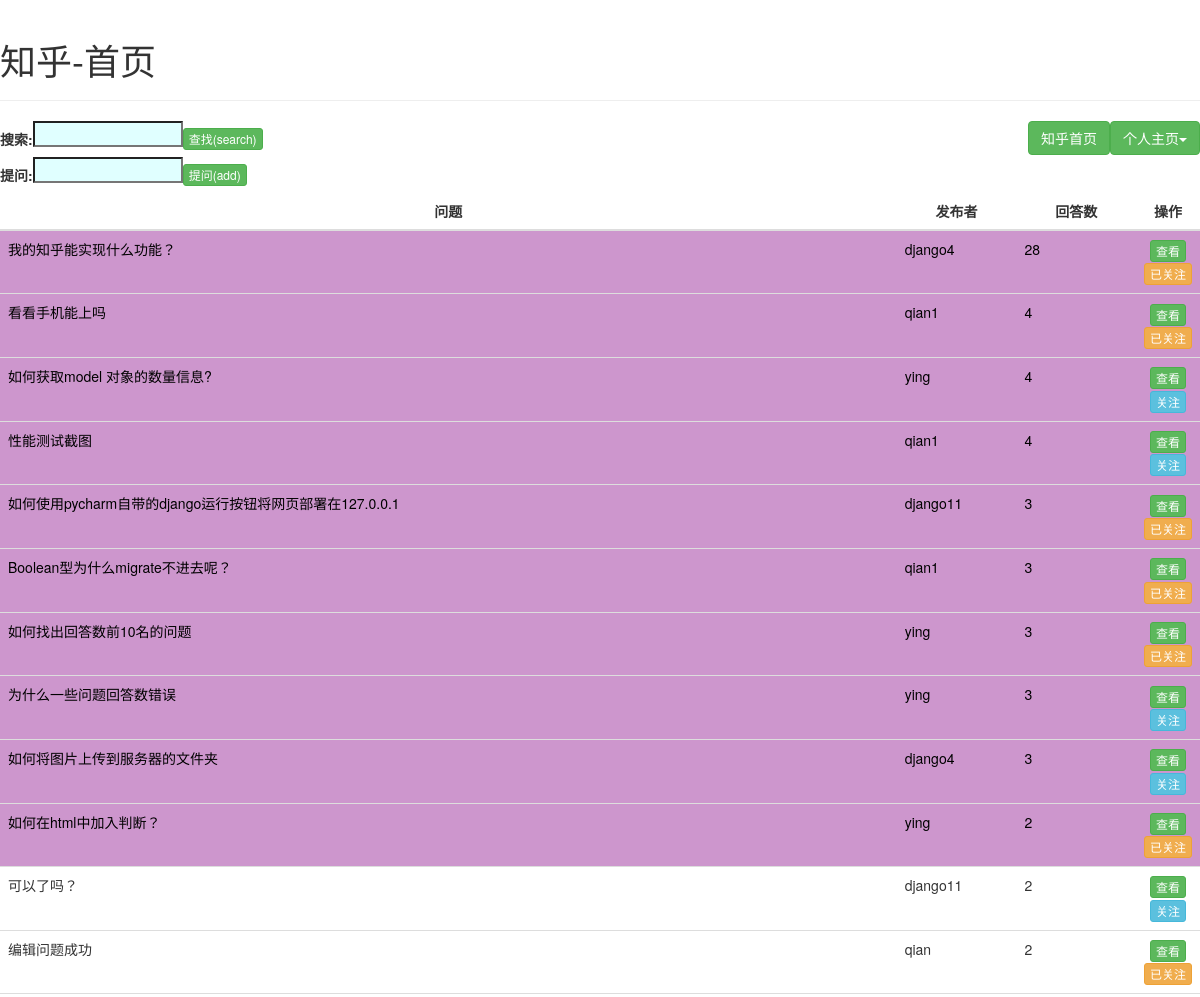
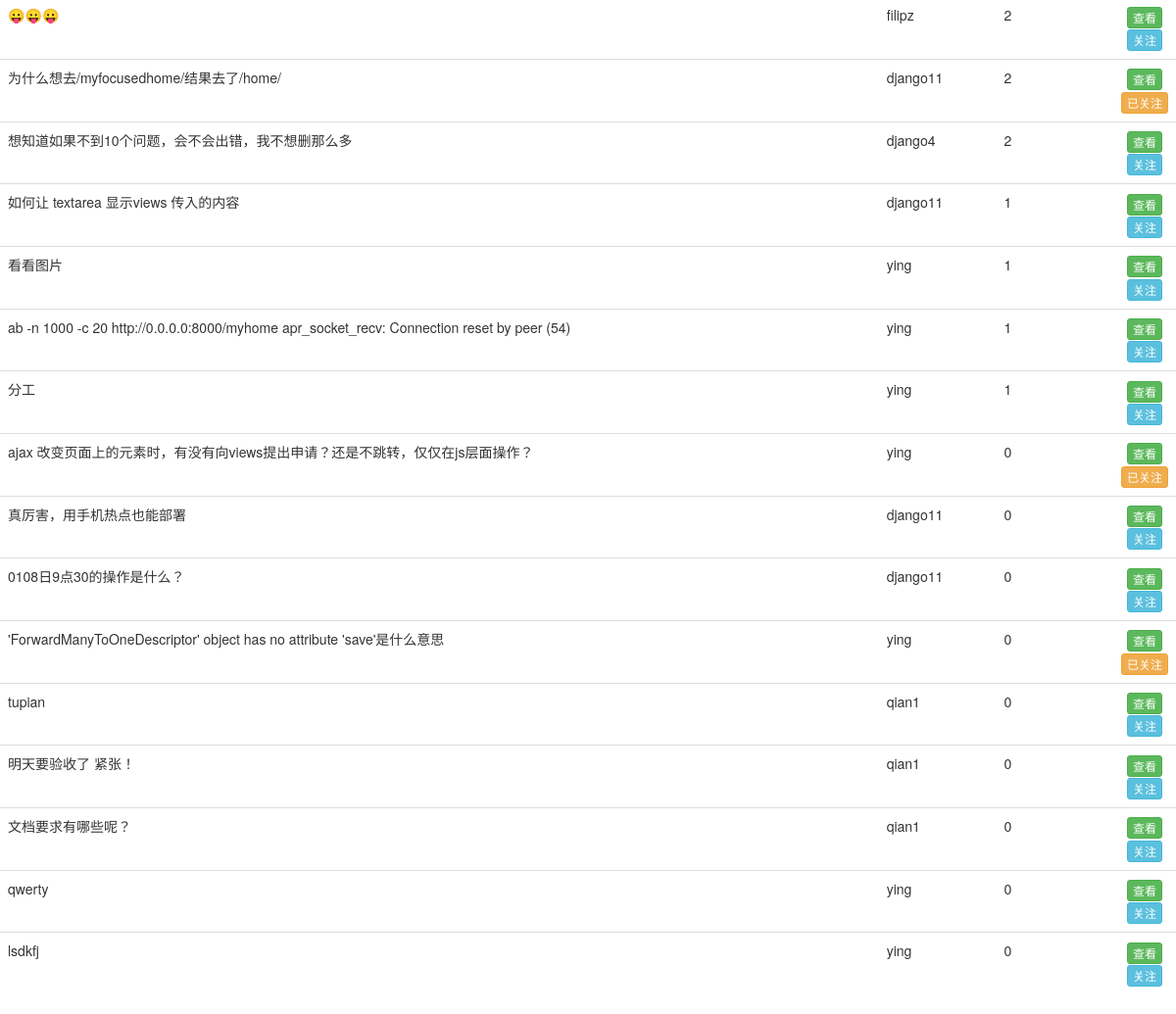
/home/ (signed in), run on the app's committed database (2 pictures, top to bottom).
### default/models.py (models this page shows)
class Question(models.Model):
    user = models.ForeignKey(User, on_delete=models.CASCADE)
    title = models.CharField(max_length=10)#问题标题最长10个字符
    mode =  models.BooleanField(default=False) #表示该问题是否有更新 True还没被查看过 False已经查看过了 增加回答时置为 True，点开问题时（question，myquestion）置为 False
    answerNum = models.IntegerField(default=0) #用于首页显示热度，排序 增加（question，myquestion）删除回答（myquestion，myanswer）时利用当前问题的回答数赋值# 0108ying
    focus = models.IntegerField(default=0) #主页中显示是否关注

### default/views.py (the view)
# urls.py: url(r'^home/$',views.home),#茜
@login_required
def home(request):#
    if request.method == 'GET':
        userprofile = UserProfile.objects.get(user=request.user)
        for question in Question.objects.all():
            if userprofile.focusedquestion.filter(id=question.id).count() == 0:
                question.focus = 0
                question.save()
            else:
                question.focus = 1
                question.save()
        hotquestionlist = Question.objects.order_by('-answerNum')[:10]#0108ying
        questionlist = Question.objects.order_by('-answerNum')[11:]#0108ying
        return render(request, "home.html", {"hotquestionlist": hotquestionlist,"questionlist": questionlist})#0108ying
    elif request.method == 'POST':
        title=request.POST['question_to_add']
        Question.objects.create(title=title,user=request.user)
        return HttpResponseRedirect("/home/")

### default/templates/home.html (shortened to what this page needs)
<!DOCTYPE html>
<html>
<head>
    <link href="http://apps.bdimg.com/libs/bootstrap/3.3.0/css/bootstrap.min.css" rel="stylesheet">
</head>
<body>
<div class="wrapper">
    <h1>知乎-首页</h1>
    <hr>
    <div class="dropdown">
        <button type="button" class="btn dropdown-toggle btn-success pull-right" id="dropdownMenu1"
			data-toggle="dropdown">个人主页<span class="caret"></span>
        </button>
        <a href="/home/" type="button" class="btn btn-success pull-right">知乎首页</a>
    <form action="/search/" method="POST">
            <table >
                <tr>
                    <th>搜索:</th>
                    <th><input type="text" name="question_to_search"  id="search" value="" size="20"></th>
                    <th><button type="submit" class="btn btn-xs btn-success"  onclick="return checkSearch()">查找(search)</button><th>
                </tr>
            </table>
    </form>
   <form action="/home/" method="POST">
            <table >
                <tr>
                    <th>提问:</th>
                    <th><input type="text" name="question_to_add"  id="question" value="" size="20"></th>
                    <th><button type="submit" class="btn btn-xs btn-success"  onclick="return checkQuestion()">提问(add)</button><th>
                </tr>
            </table>
   </form>
    </div>
    <table class="table table-hover" id="question">
        <thead>
        <tr>
            <th class="text-center" style="width: 75%">问题</th>
            <th class="text-center" style="width: 10%">发布者</th>
            <th class="text-center" style="width: 10%">回答数</th>
            <th class="text-center" style="width: 5%">操作</th>
        </tr>
            </thead>
        <tbody>
        {% for question in hotquestionlist %}
        <tr class="hot" >
            <td >{{ question.title}}</td>
            <td >{{ question.user.username}}</td>
            <td >{{ question.answerNum}}</td>
            <td class="text-center ">
                <a type="button"  class="btn btn-xs btn-success" href="/question/?questionid={{ question.id }}">查看</a>
                {% if question.focus == 0 %}
                    <a type="button" id="{{question.id}}" class="btn btn-xs btn-info" href="/focusquestion/?questionid={{ question.id }}">关注</a>
                {% else %}
                    <a type="button" id="{{question.id}}" class="btn btn-xs btn-warning" >已关注</a>
                {% endif %}
            </td>
        </tr>
        {% endfor %}
          {% for question in questionlist %}
        <tr>
            <td>{{ question.title}}</td>
            <td>{{ question.user.username}}</td>
            <td>{{ question.answerNum}}</td>
            <td class="text-center">
                <a type="button"  class="btn btn-xs btn-success" href="/question/?questionid={{ question.id }}">查看</a>
                {% if question.focus == 0 %}
                    <a type="button" id="{{question.id}}" class="btn btn-xs btn-info" href="/focusquestion/?questionid={{ question.id }}">关注</a>
                {% else %}
                    <a type="button" id="{{question.id}}" class="btn btn-xs btn-warning" >已关注</a>
                {% endif %}
            </td>
        </tr>
        {% endfor %}
        </tbody>
        </table>
</div>
</body>
</html>

### default/static/style.css (style rules this page uses)
input[type="text"] { margin: auto; width:150px; margin-bottom:10px; background-color:#e0ffff; font-size:1em }
.hot { color:#000000; background-color:#CD96CD; }

### data on the page
Question: title "我的知乎能实现什么功能？", user.username "django4", answerNum "28"
Question: title "看看手机能上吗", user.username "qian1", answerNum "4"
Question: title "如何获取model 对象的数量信息?", user.username "ying", answerNum "4"
Question: title "性能测试截图", user.username "qian1", answerNum "4"
Question: title "如何使用pycharm自带的django运行按钮将网页部署在127.0.0.1", user.username "django11", answerNum "3"
Question: title "Boolean型为什么migrate不进去呢？", user.username "qian1", answerNum "3"
Question: title "如何找出回答数前10名的问题", user.username "ying", answerNum "3"
Question: title "为什么一些问题回答数错误", user.username "ying", answerNum "3"
Question: title "如何将图片上传到服务器的文件夹", user.username "django4", answerNum "3"
Question: title "如何在html中加入判断？", user.username "ying", answerNum "2"
Question: title "可以了吗？", user.username "django11", answerNum "2"
Question: title "编辑问题成功", user.username "qian", answerNum "2"
Question: title "😛😛😛", user.username "filipz", answerNum "2"
Question: title "为什么想去/myfocusedhome/结果去了/home/", user.username "django11", answerNum "2"
Question: title "想知道如果不到10个问题，会不会出错，我不想删那么多", user.username "django4", answerNum "2"
Question: title "如何让 textarea 显示views 传入的内容", user.username "django11", answerNum "1"
Question: title "看看图片", user.username "ying", answerNum "1"
Question: title "ab -n 1000 -c 20 http://0.0.0.0:8000/myhome apr_socket_recv: Connection reset by peer (54)", user.username "ying", answerNum "1"
Question: title "分工", user.username "ying", answerNum "1"
Question: title "ajax 改变页面上的元素时，有没有向views提出申请？还是不跳转，仅仅在js层面操作？", user.username "ying", answerNum "0"
Question: title "真厉害，用手机热点也能部署", user.username "django11", answerNum "0"
Question: title "0108日9点30的操作是什么？", user.username "django11", answerNum "0"
Question: title "'ForwardManyToOneDescriptor' object has no attribute 'save'是什么意思", user.username "ying", answerNum "0"
Question: title "tupian", user.username "qian1", answerNum "0"
Question: title "明天要验收了 紧张！", user.username "qian1", answerNum "0"
Question: title "文档要求有哪些呢？", user.username "qian1", answerNum "0"
Question: title "qwerty", user.username "ying", answerNum "0"
Question: title "lsdkfj", user.username "ying", answerNum "0"
